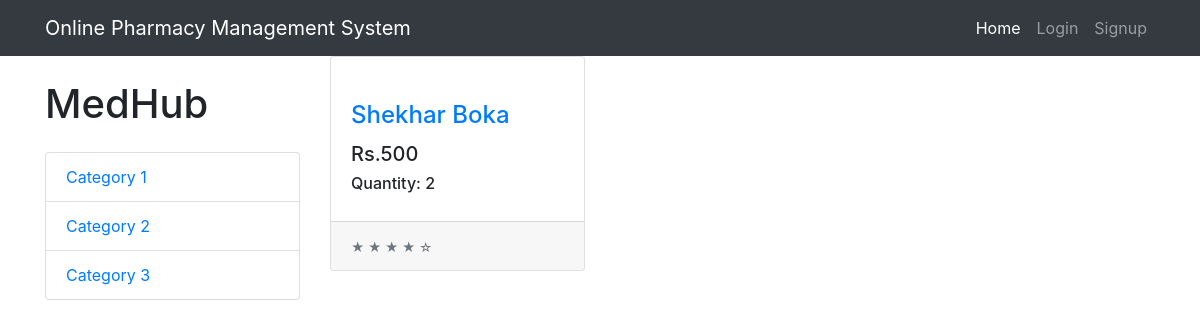
Before: / with the older database file.
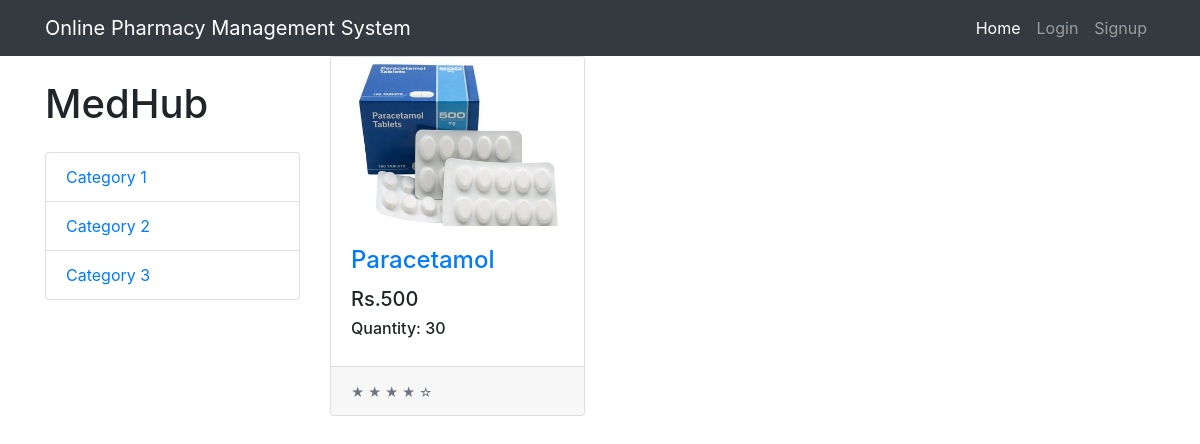
After: the same page with the newer database file.
### user/models.py (models this page shows, shortened)
class product(models.Model):
     product_name = models.CharField(max_length = 100)
     product_image = models.ImageField(upload_to='product', default='')
     category     = models.ForeignKey(Category, on_delete = models.CASCADE)
     price        = models.IntegerField(default=0)
     quantity     = models.IntegerField(default=0)
     mfg_date     = models.DateTimeField()
     exp_date     = models.DateTimeField()
     dosage       = models.IntegerField()

### user/views.py (the view)
# urls.py: path('', HomeView, name='home'),
def HomeView(request):
    context = {
        'products' : product.objects.all()
    }
    return render(request, 'index.html', context)

### templates/index.html (shortened to what this page needs)
{% extends 'base.html' %}
{% block content %}
  <div class="container">
    <div class="row">
      <div class="col-lg-3">
        <h1 class="my-4">MedHub</h1>
        <div class="list-group">
          <a href="#" class="list-group-item">Category 1</a>
          <a href="#" class="list-group-item">Category 2</a>
          <a href="#" class="list-group-item">Category 3</a>
        </div>
      </div>
      <div class="col-lg-9">
        <div class="row">
        {% for product in products %}
          <div class="col-lg-4 col-md-6 mb-4">
            <div class="card h-100">
              <a href="{% url 'product' product.id %}"><img class="card-img-top" src="../media/{{ product.product_image }}" alt=""></a>
              <div class="card-body">
                <h4 class="card-title">
                  <a href="{% url 'product' product.id %}">{{ product.product_name }}</a>
                </h4>
                <h5>Rs.{{ product.price }}</h5>
                <h6>Quantity: {{ product.quantity }}</h6>
              </div>
              <div class="card-footer">
                <small class="text-muted">&#9733; &#9733; &#9733; &#9733; &#9734;</small>
              </div>
            </div>
          </div>
        </div>
        {% endfor %}
      </div>
    </div>
  </div>
{% endblock content %}

### templates/base.html (shortened to what this page needs)
{% load static %}
<!DOCTYPE html>
<html lang="en">
<head>
    <link rel="stylesheet" href="{% static 'css/shop-homepage.css' %}">
    <link rel="stylesheet" href="{% static 'vendor/bootstrap/css/bootstrap.min.css' %}">
</head>
<body>
  <nav class="navbar navbar-expand-lg navbar-dark bg-dark fixed-top">
    <div class="container">
      <a class="navbar-brand" href="{% url 'home' %}">Online Pharmacy Management System</a>
      <div class="collapse navbar-collapse" id="navbarResponsive">
        <ul class="navbar-nav ml-auto">
          <li class="nav-item active">
            <a class="nav-link" href="#">Home
            </a>
          </li>
          {% if user.is_authenticated %}
            <li class="nav-item">
            <a class="nav-link" href="{% url 'logout' %}">Logout</a>
          </li>
          {% else %}
          <li class="nav-item">
            <a class="nav-link" href="{% url 'login' %}">Login</a>
          </li>
          <li class="nav-item">
            <a class="nav-link" href="{% url 'signup' %}">Signup</a>
          </li>
          {% endif %}
        </ul>
      </div>
    </div>
  </nav>
    {% block content %}
    {% endblock content %}
</body>
</html>

### static/css/shop-homepage.css (style rules this page uses)
body { padding-top: 56px; }

Changed rows visible on the page:
removed product: product_name "Shekhar Boka", price "500", quantity "2"
added product: product_image (picture), product_name "Paracetamol", price "500", quantity "30"
